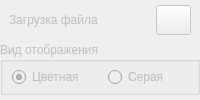
                 <widget class="QWidget" name="widget_loading_pictures" native="true">
                  <property name="enabled">
                   <bool>false</bool>
                  </property>
                  <property name="styleSheet">
                   <string notr="true"/>
                  </property>
                  <layout class="QVBoxLayout" name="layout_loading_pictures">
                   <property name="spacing">
                    <number>0</number>
                   </property>
                   <property name="leftMargin">
                    <number>0</number>
                   </property>
                   <property name="topMargin">
                    <number>0</number>
                   </property>
                   <property name="rightMargin">
                    <number>0</number>
                   </property>
                   <property name="bottomMargin">
                    <number>5</number>
                   </property>
                   <item>
                    <widget class="QWidget" name="widget_path_to_picture" native="true">
                     <layout class="QHBoxLayout" name="layout_path_to_picture">
                      <property name="leftMargin">
                       <number>9</number>
                      </property>
                      <property name="topMargin">
                       <number>0</number>
                      </property>
                      <property name="rightMargin">
                       <number>9</number>
                      </property>
                      <property name="bottomMargin">
                       <number>2</number>
                      </property>
                      <item>
                       <widget class="QLabel" name="label_text_loading_pictures">
                        <property name="text">
                         <string>Загрузка файла</string>
                        </property>
                       </widget>
                      </item>
                      <item>
                       <widget class="QPushButton" name="pushButton_loading_pictures">
                        <property name="minimumSize">
                         <size>
                          <width>35</width>
                          <height>30</height>
                         </size>
                        </property>
                        <property name="maximumSize">
                         <size>
                          <width>35</width>
                          <height>30</height>
                         </size>
                        </property>
                        <property name="styleSheet">
                         <string notr="true">/* срабатывает, когда пользователь наводит на элемент мышью */
QPushButton:hover {
	border: none;												/* без границ */
}</string>
                        </property>
                        <property name="text">
                         <string/>
                        </property>
                        <property name="icon">
                         <iconset resource="res.qrc">
                          <normaloff>:/menu/resource/file_download_white_24dp.svg</normaloff>:/menu/resource/file_download_white_24dp.svg</iconset>
                        </property>
                        <property name="iconSize">
                         <size>
                          <width>25</width>
                          <height>25</height>
                         </size>
                        </property>
                       </widget>
                      </item>
                     </layout>
                    </widget>
                   </item>
                   <item>
                    <widget class="QGroupBox" name="groupBox_picture_type">
                     <property name="title">
                      <string>Вид отображения</string>
                     </property>
                     <layout class="QHBoxLayout" name="layout_picture_type">
                      <property name="leftMargin">
                       <number>9</number>
                      </property>
                      <property name="topMargin">
                       <number>5</number>
                      </property>
                      <property name="rightMargin">
                       <number>0</number>
                      </property>
                      <property name="bottomMargin">
                       <number>5</number>
                      </property>
                      <item>
                       <widget class="QRadioButton" name="radioButton_color_picture">
                        <property name="text">
                         <string>Цветная</string>
                        </property>
                        <property name="checked">
                         <bool>true</bool>
                        </property>
                       </widget>
                      </item>
                      <item>
                       <widget class="QRadioButton" name="radioButton_gray_picture">
                        <property name="text">
                         <string>Серая</string>
                        </property>
                       </widget>
                      </item>
                     </layout>
                    </widget>
                   </item>
                  </layout>
                 </widget>
